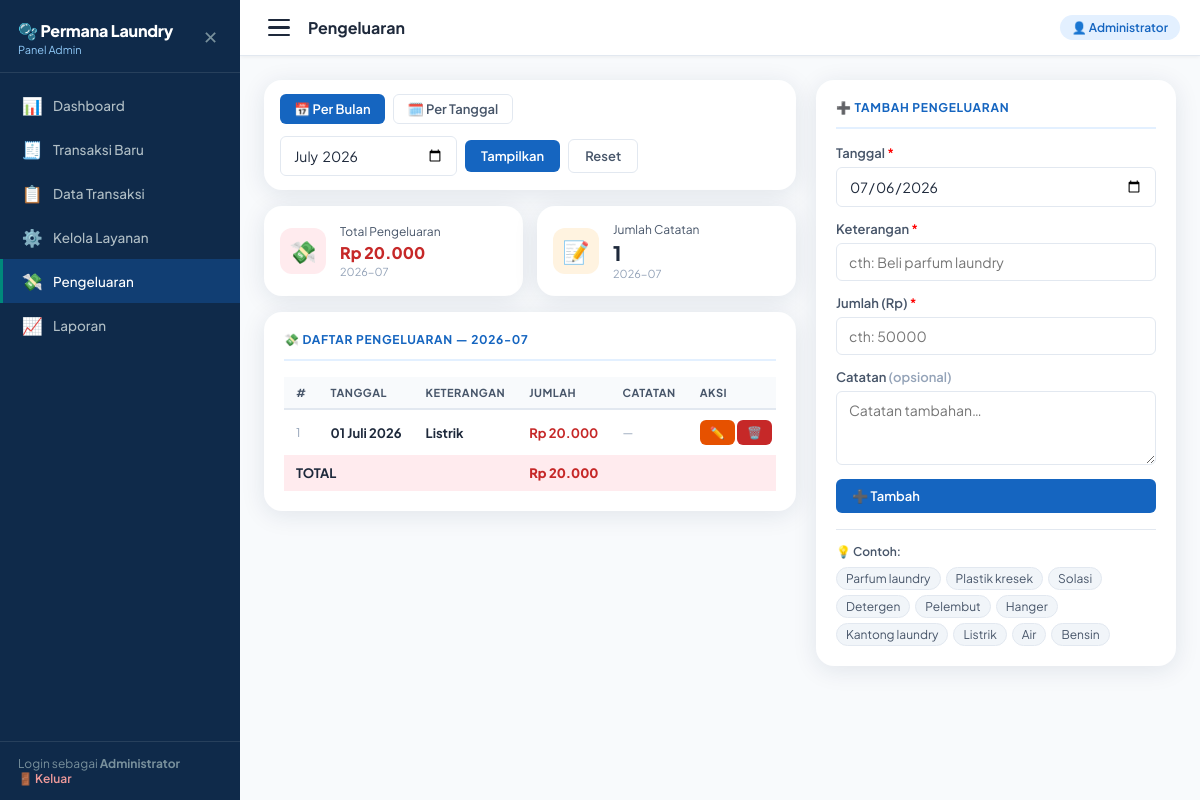
/admin/pengeluaran.php (signed in), run on an earlier commit of the app's database.
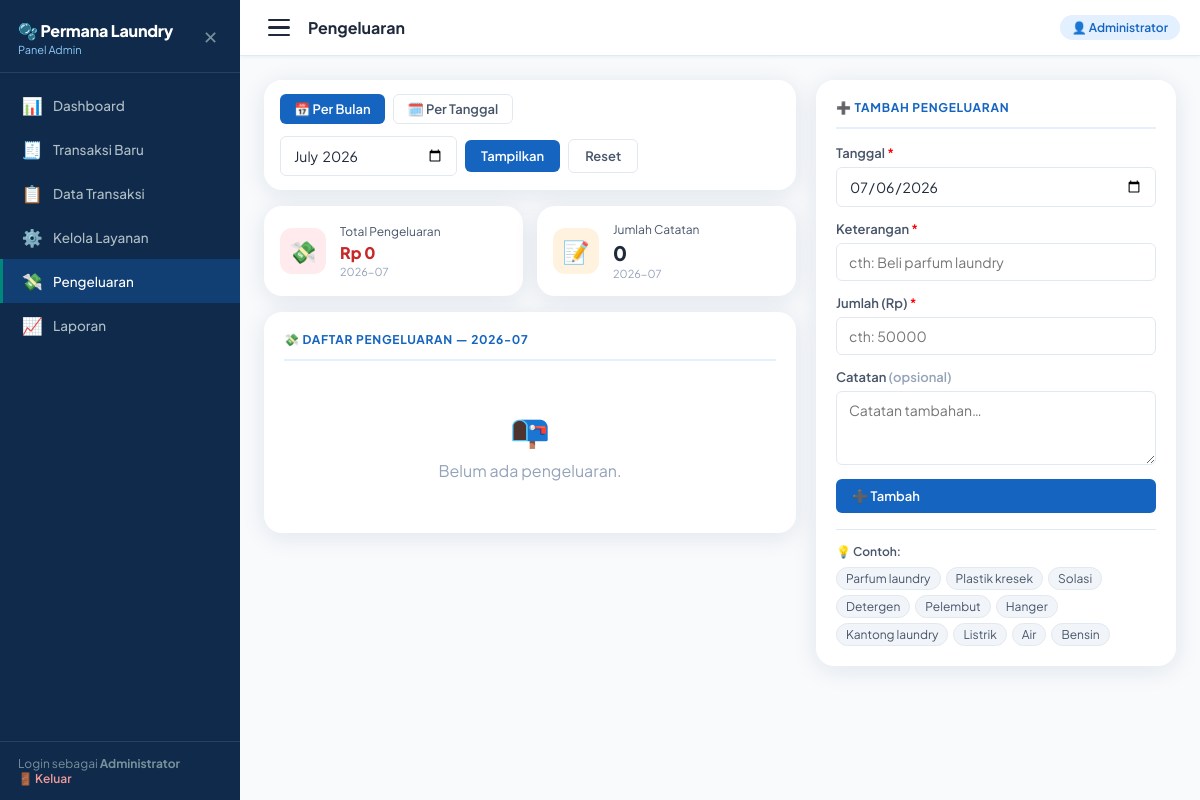
And on a later commit of the database.
### tables this page shows
CREATE TABLE `pengeluaran` (
  `id` int(11) NOT NULL,
  `tanggal` date NOT NULL,
  `keterangan` varchar(200) NOT NULL,
  `jumlah` decimal(12,0) NOT NULL,
  `catatan` text DEFAULT NULL,
  `created_at` datetime DEFAULT current_timestamp(),
  `updated_at` datetime DEFAULT current_timestamp() ON UPDATE current_timestamp()
);

### includes/config.php (called while the page is built, shortened)
<?php
function rupiah(int|float $angka): string
{
    return 'Rp ' . number_format($angka, 0, ',', '.');
}
function tglIndoDate(string $date): string
{
    $bulan = ['', 'Januari', 'Februari', 'Maret', 'April', 'Mei', 'Juni',
                  'Juli', 'Agustus', 'September', 'Oktober', 'November', 'Desember'];
    $ts = strtotime($date);
    return date('d', $ts) . ' ' . $bulan[(int)date('m', $ts)] . ' ' . date('Y', $ts);
}

### admin/pengeluaran.php (the view, shortened to what this page needs)
<?php
require_once '../includes/config.php';
$db = getDB();
$editData = null;
$filterMode  = $_GET['mode']  ?? 'bulan';
$filterBulan = $_GET['bulan'] ?? date('Y-m');
$filterTgl   = $_GET['tgl']   ?? date('Y-m-d');
if ($filterMode === 'tanggal') {
    $stmtList = $db->prepare("SELECT * FROM pengeluaran WHERE tanggal=? ORDER BY id DESC");
    $stmtList->execute([$filterTgl]);
    $periodeLabel = tglIndoDate($filterTgl);
} else {
    $stmtList = $db->prepare("SELECT * FROM pengeluaran WHERE DATE_FORMAT(tanggal,'%Y-%m')=? ORDER BY tanggal DESC,id DESC");
    $stmtList->execute([$filterBulan]);
    $periodeLabel = $filterBulan;
}
$pengeluaranList = $stmtList->fetchAll();
$totalPeriode    = array_sum(array_column($pengeluaranList,'jumlah'));
$pageTitle = 'Pengeluaran';
require_once '../includes/admin_header.php';
?>
<div class="pengeluaran-layout">
  <div style="display:flex;flex-direction:column;gap:16px">
    <div class="card" style="padding:14px 16px">
      <div class="tab-row" style="display:flex;gap:8px;margin-bottom:12px">
        <a href="?mode=bulan&bulan=<?= htmlspecialchars($filterBulan) ?>"
           class="btn <?= $filterMode==='bulan'?'btn-primary':'btn-outline' ?>" style="padding:6px 14px;font-size:13px">📅 Per Bulan</a>
        <a href="?mode=tanggal&tgl=<?= htmlspecialchars($filterTgl) ?>"
           class="btn <?= $filterMode==='tanggal'?'btn-primary':'btn-outline' ?>" style="padding:6px 14px;font-size:13px">🗓️ Per Tanggal</a>
      </div>
      <form method="GET">
        <div class="filter-row" style="display:flex;gap:8px;align-items:center;flex-wrap:wrap">
          <?php if ($filterMode==='tanggal'): ?>
            <input type="date" name="tgl" value="<?= htmlspecialchars($filterTgl) ?>" style="width:auto"/>
          <?php else: ?>
            <input type="month" name="bulan" value="<?= htmlspecialchars($filterBulan) ?>" style="width:auto"/>
          <?php endif; ?>
          <button type="submit" class="btn btn-primary" style="padding:8px 16px">Tampilkan</button>
          <a href="pengeluaran.php" class="btn btn-outline" style="padding:8px 16px">Reset</a>
        </div>
      </form>
    </div>
    <div class="stats-grid" style="margin-bottom:0">
      <div class="stat-card">
        <div class="stat-icon red">💸</div>
        <div><div class="stat-label">Total Pengeluaran</div><div class="stat-value" style="font-size:16px;color:var(--red)"><?= rupiah($totalPeriode) ?></div><div class="stat-sub"><?= $periodeLabel ?></div></div>
      </div>
      <div class="stat-card">
        <div class="stat-icon orange">📝</div>
        <div><div class="stat-label">Jumlah Catatan</div><div class="stat-value"><?= count($pengeluaranList) ?></div><div class="stat-sub"><?= $periodeLabel ?></div></div>
      </div>
    </div>
    <div class="card">
      <div class="card-title">💸 Daftar Pengeluaran — <?= htmlspecialchars($periodeLabel) ?></div>
      <?php if (empty($pengeluaranList)): ?>
        <div style="text-align:center;padding:32px;color:var(--gray-400)"><div style="font-size:32px;margin-bottom:10px">📭</div>Belum ada pengeluaran.</div>
      <?php else: ?>
      <div class="table-wrap pengeluaran-table-wrap">
        <table>
          <thead><tr><th>#</th><th>Tanggal</th><th>Keterangan</th><th>Jumlah</th><th>Catatan</th><th>Aksi</th></tr></thead>
          <tbody>
            <?php foreach ($pengeluaranList as $i => $p): ?>
            <tr>
              <td style="color:var(--gray-400);font-size:12px"><?= $i+1 ?></td>
              <td style="white-space:nowrap;font-size:13px"><strong><?= tglIndoDate($p['tanggal']) ?></strong></td>
              <td><strong><?= htmlspecialchars($p['keterangan']) ?></strong></td>
              <td style="color:var(--red);font-weight:700"><?= rupiah($p['jumlah']) ?></td>
              <td style="font-size:12px;color:var(--gray-600)"><?= $p['catatan'] ? htmlspecialchars($p['catatan']) : '<span style="color:var(--gray-400)">—</span>' ?></td>
              <td style="white-space:nowrap">
                <a href="?edit=<?= $p['id'] ?>&mode=<?= $filterMode ?>&bulan=<?= htmlspecialchars($filterBulan) ?>&tgl=<?= htmlspecialchars($filterTgl) ?>"
                   class="btn btn-warning btn-sm">✏️</a>
                <a href="?hapus=<?= $p['id'] ?>" class="btn btn-danger btn-sm"
                   onclick="return confirm('Hapus pengeluaran ini?')">🗑️</a>
              </td>
            </tr>
            <?php endforeach; ?>
          </tbody>
          <tfoot>
            <tr style="background:var(--red-light)">
              <td colspan="3" style="font-weight:700;padding:10px 12px">TOTAL</td>
              <td style="font-weight:800;color:var(--red)"><?= rupiah($totalPeriode) ?></td>
              <td colspan="2"></td>
            </tr>
          </tfoot>
        </table>
      </div>
      <?php endif; ?>
    </div>
  </div>
  <div class="card form-sidebar" style="position:sticky;top:20px">
    <div class="card-title"><?= $editData ? '✏️ Edit Pengeluaran' : '➕ Tambah Pengeluaran' ?></div>
    <form method="POST">
      <div class="form-group">
        <label class="lbl">Tanggal <span style="color:red">*</span></label>
        <input type="date" name="tanggal" value="<?= htmlspecialchars($editData['tanggal'] ?? date('Y-m-d')) ?>"/>
      </div>
      <div class="form-group">
        <label class="lbl">Keterangan <span style="color:red">*</span></label>
        <input type="text" name="keterangan" placeholder="cth: Beli parfum laundry"
               value="<?= htmlspecialchars($editData['keterangan'] ?? '') ?>"/>
      </div>
      <div class="form-group">
        <label class="lbl">Jumlah (Rp) <span style="color:red">*</span></label>
        <input type="number" name="jumlah" placeholder="cth: 50000" min="1"
               value="<?= $editData['jumlah'] ?? '' ?>"/>
      </div>
      <div class="form-group">
        <label class="lbl">Catatan <span style="color:var(--gray-400)">(opsional)</span></label>
        <textarea name="catatan" rows="3" placeholder="Catatan tambahan…" style="resize:vertical"><?= htmlspecialchars($editData['catatan'] ?? '') ?></textarea>
      </div>
      <div style="display:flex;gap:8px;margin-top:4px">
        <button type="submit" class="btn btn-primary" style="flex:1"><?= $editData ? '💾 Simpan' : '➕ Tambah' ?></button>
      </div>
    </form>
    <?php if (!$editData): ?>
    <div style="margin-top:16px;padding-top:14px;border-top:1px solid var(--gray-200)">
      <p style="font-size:12px;font-weight:600;color:var(--gray-600);margin-bottom:8px">💡 Contoh:</p>
      <div style="display:flex;flex-wrap:wrap;gap:5px">
        <?php foreach (['Parfum laundry','Plastik kresek','Solasi','Detergen','Pelembut','Hanger','Kantong laundry','Listrik','Air','Bensin'] as $c): ?>
          <span onclick="document.querySelector('[name=keterangan]').value='<?= $c ?>'"
                style="background:var(--gray-100);color:var(--gray-600);padding:3px 9px;border-radius:20px;font-size:12px;cursor:pointer;border:1px solid var(--gray-200)"
                onmouseover="this.style.background='var(--blue-light)'"
                onmouseout="this.style.background='var(--gray-100)'"><?= $c ?></span>
        <?php endforeach; ?>
      </div>
    </div>
    <?php endif; ?>
  </div>
</div>
<?php require_once '../includes/admin_footer.php'; ?>

### includes/admin_header.php (shortened to what this page needs)
<?php
$currentPage = basename($_SERVER['PHP_SELF']);
?>
<!DOCTYPE html>
<html lang="id">
<head>
  <link rel="stylesheet" href="<?= BASE_URL_ASSETS ?>/css/style.css"/>
</head>
<body>
<aside class="sidebar" id="mainSidebar">
  <div class="sidebar-logo">
    <div>
      <div class="shop">🫧 <?= APP_NAME ?></div>
      <div class="sub">Panel Admin</div>
    </div>
    <button class="sidebar-close-btn" id="btnSidebarClose" title="Tutup menu">✕</button>
  </div>
  <nav>
    <a href="dashboard.php"   class="nav-item <?= $currentPage === 'dashboard.php'   ? 'active' : '' ?>"><span class="icon">📊</span> Dashboard</a>
    <a href="../index.php"    class="nav-item <?= $currentPage === 'index.php'        ? 'active' : '' ?>"><span class="icon">🧾</span> Transaksi Baru</a>
    <a href="transaksi.php"   class="nav-item <?= $currentPage === 'transaksi.php'   ? 'active' : '' ?>"><span class="icon">📋</span> Data Transaksi</a>
    <a href="layanan.php"     class="nav-item <?= $currentPage === 'layanan.php'     ? 'active' : '' ?>"><span class="icon">⚙️</span> Kelola Layanan</a>
    <a href="pengeluaran.php" class="nav-item <?= $currentPage === 'pengeluaran.php' ? 'active' : '' ?>"><span class="icon">💸</span> Pengeluaran</a>
    <a href="laporan.php"     class="nav-item <?= $currentPage === 'laporan.php'     ? 'active' : '' ?>"><span class="icon">📈</span> Laporan</a>
  </nav>
  <div class="sidebar-footer">
    Login sebagai <strong><?= htmlspecialchars($_SESSION['admin_nama'] ?? 'Admin') ?></strong><br/>
    <a href="logout.php">🚪 Keluar</a>
  </div>
</aside>
<div class="main-wrap" id="mainWrap">
  <div class="topbar">
    <div class="topbar-left">
      <button class="btn-hamburger" id="btnHamburger"
              title="Buka/tutup menu" aria-label="Toggle menu" aria-expanded="true">
        <span></span>
        <span></span>
        <span></span>
      </button>
      <h1><?= htmlspecialchars($pageTitle ?? 'Dashboard') ?></h1>
    </div>
    <span class="admin-badge">👤 <?= htmlspecialchars($_SESSION['admin_nama'] ?? '') ?></span>
  </div>
  <div class="page-body">

### includes/admin_footer.php
    </div>
  </div>
</body>
</html>

### admin/pengeluaran.php (style rules this page uses)
.pengeluaran-layout { display:grid;grid-template-columns:1fr 360px;gap:20px;align-items:start }
.pengeluaran-layout > div { min-width: 0; }

What changed in the data, as far as the page shows it:
removed pengeluaran: tanggal "01 Juli 2026", keterangan "Listrik", jumlah "Rp 20.000"
Also different on the page:
rupiah($totalPeriode): "Rp 20.000" → "Rp 0"
count($pengeluaranList): "1" → "0"
rupiah($totalPeriode): "Rp 20.000" → (not shown)
text no longer shown: "# TANGGAL KETERANGAN JUMLAH CATATAN AKSI TOTAL"
text now shown: "📭 Belum ada pengeluaran."
